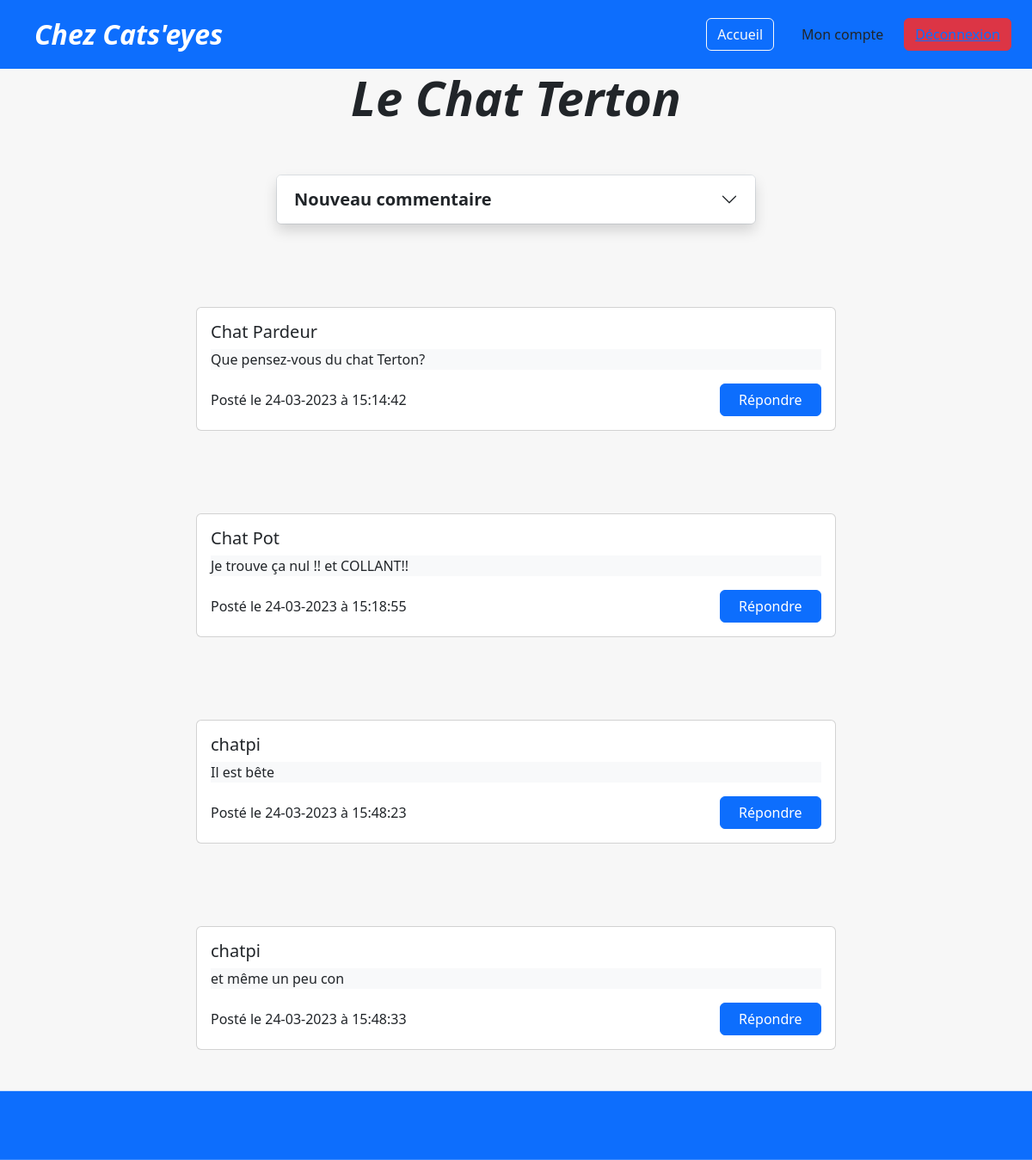
The page /index.php?subject_id=16&cat=Chat GPT&subject_name=Le Chat Terton (signed in) on the database its author committed.
### tables this page shows
CREATE TABLE IF NOT EXISTS `post` (
  `id` int NOT NULL AUTO_INCREMENT,
  `user_id` int NOT NULL,
  `subject_id` int NOT NULL,
  `date` timestamp NOT NULL DEFAULT CURRENT_TIMESTAMP,
  `comment` varchar(100) NOT NULL,
  `post_author` varchar(100) NOT NULL,
  PRIMARY KEY (`id`),
  KEY `post_to_subject` (`subject_id`),
  KEY `post_to_user` (`user_id`)
);

### src/controllers/subject_controller.php (called while the page is built, shortened)
<?php
require_once('./src/models/Subject.php');
$subject = new Subject();
$subject->connection = new DatabaseConnection();
$subject->id = $_GET["subject_id"];
$subject->name = $_GET["subject_name"];
$posts = $subject->get_posts($subject->id);
require('./templates/subject_template.php');

### src/lib/database.php (called while the page is built)
<?php
class DatabaseConnection
{
    public ?PDO $database = null;
    public function getConnection(): PDO
    {
        if ($this->database === null) {
            $this->database = new PDO('mysql:host=localhost;dbname=forum;charset=utf8', 'root', '');
        }
        return $this->database;
    }
}

### src/models/Subject.php (called while the page is built, shortened)
<?php
class Subject
{
    public function get_posts($subject_id)
    {
        $result = (new DatabaseConnection())->getConnection()->prepare(
            "SELECT p.*,s.category_id,s.user_id,s.subject_name,s.subject_author,s.id AS subject_id
            FROM `post` AS p
            INNER JOIN `subject` AS s ON p.subject_id = s.id
            WHERE s.id=:id
        "
        );
        $result->bindParam(':id', $subject_id);
        $result->execute();
        return $result->fetchall(PDO::FETCH_ASSOC);
    }
}

### templates/subject_template.php (the view, shortened to what this page needs)
<main class="container d-flex flex-column align-items-center gap-5">
  <h1 class="display-4 fst-italic fw-bold text-center ">
    <?= $subject->name ?>
  </h1>
  <div class="accordion mb-5 col-6" id="newSubject">
    <div class="accordion-item">
      <h2 class="accordion-header  " id="headingOne">
        <button class="accordion-button text-center fs-5 fw-bold collapsed shadow " type="button"
          data-bs-toggle="collapse" data-bs-target="#formSubject" aria-expanded="true" aria-controls="collapseOne">
          Nouveau commentaire
        </button>
      </h2>
    </div>
  </div>
  <?php foreach ($posts as $key => $value) {
    ?>
    <div class="card col-8 mb-5">
      <div class="card-body d-flex flex-column">
        <h5 class="card-title">
          <?= $value['post_author']; ?>
        </h5>
        <p class="card-text bg-body-tertiary">
          <?= $value['comment']; ?>
        </p>
        <div class='d-flex align-items-center'>
          <p class='m-0'>
            <?php echo 'Posté le ' . date("d-m-Y", strtotime($value["date"])) . ' à ' . date("H:i:s", strtotime($value["date"])) ?>
          </p>
          <button class="btn btn-primary col-2 ms-auto" type="button" data-bs-toggle="collapse" data-bs-target=<?= '#' . $value['id'] ?> aria-expanded="false" aria-controls=<?= $value['id'] ?>>
            Répondre
          </button>
        </div>
      </div>
    </div>
    </div>
    <?php
  }
  ?>
<?php require("./templates/layout.php"); ?>

### src/style/main.css (style rules this page uses)
* { margin: 0; padding: 0; }
body { min-height: 100vh; box-sizing: border-box; }

### rows shown on the page
post: post_author "Chat Pardeur", comment "Que pensez-vous du chat Terton?", date "24-03-2023", date "15:14:42"
post: post_author "Chat Pot", comment "Je trouve ça nul !! et COLLANT!!", date "24-03-2023", date "15:18:55"
post: post_author "chatpi", comment "Il est bête", date "24-03-2023", date "15:48:23"
post: post_author "chatpi", comment "et même un peu con", date "24-03-2023", date "15:48:33"

### other values the page prints
$subject->name "Le Chat Terton"
